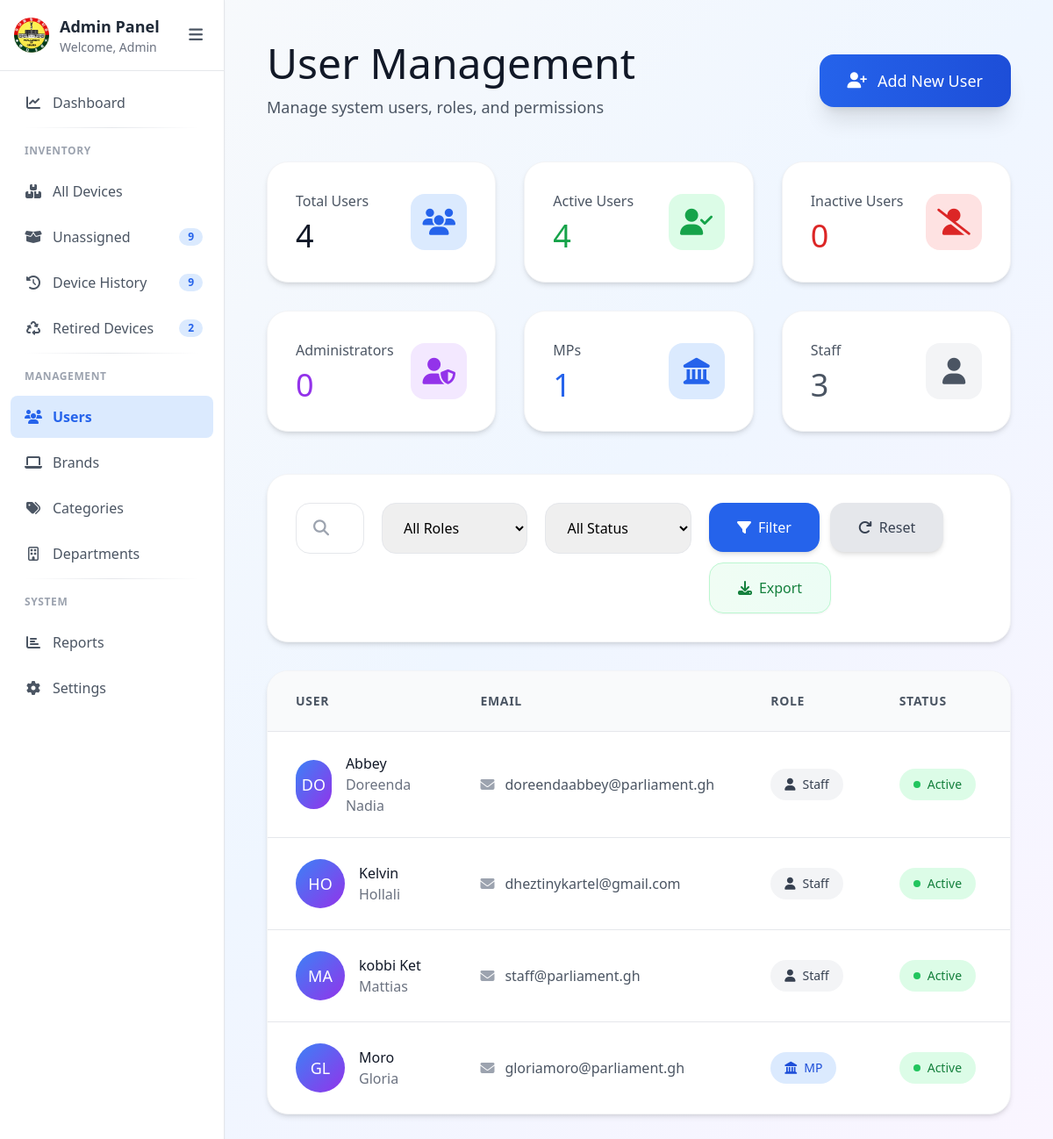
The page /users.php on the database its author committed.
### tables this page shows
CREATE TABLE `users` (
  `id` int(11) NOT NULL,
  `firstname` varchar(50) NOT NULL,
  `lastname` varchar(100) NOT NULL,
  `email` varchar(100) NOT NULL,
  `role` enum('admin','staff','mp') NOT NULL DEFAULT 'staff',
  `status` enum('active','inactive') NOT NULL DEFAULT 'active',
  `created_at` timestamp NULL DEFAULT current_timestamp(),
  `updated_at` timestamp NULL DEFAULT current_timestamp() ON UPDATE current_timestamp()
);

### users.php (the view, shortened to what this page needs)
<?php
$db = new Database();
$conn = $db->getConnection();
$search = trim($_GET['search'] ?? '');
$page = max(1, (int) ($_GET['page'] ?? 1));
$limit = isset($_GET['limit']) && in_array((int) $_GET['limit'], [10, 25, 50, 100])
    ? (int) $_GET['limit']
    : 10;
$offset = ($page - 1) * $limit;
$whereConditions = [];
$params = [];
$types = "";
$whereClause = !empty($whereConditions)
    ? " WHERE " . implode(" AND ", $whereConditions)
    : "";
$countSql = "SELECT COUNT(*) as total FROM users" . $whereClause;
$stmt = $conn->prepare($countSql);
$stmt->execute();
$countResult = $stmt->get_result();
$totalUsers = $countResult->fetch_assoc()['total'];
$activeSql = "SELECT COUNT(*) as count FROM users" . $whereClause . ($whereClause ? " AND " : " WHERE ") . "status = 'active'";
$stmt = $conn->prepare($activeSql);
$stmt->execute();
$activeResult = $stmt->get_result();
$activeUsers = $activeResult->fetch_assoc()['count'];
$adminSql = "SELECT COUNT(*) as count FROM users" . $whereClause . ($whereClause ? " AND " : " WHERE ") . "role = 'admin'";
$stmt = $conn->prepare($adminSql);
$stmt->execute();
$adminResult = $stmt->get_result();
$adminUsers = $adminResult->fetch_assoc()['count'];
$mpSql = "SELECT COUNT(*) as count FROM users" . $whereClause . ($whereClause ? " AND " : " WHERE ") . "role = 'mp'";
$stmt = $conn->prepare($mpSql);
$stmt->execute();
$mpResult = $stmt->get_result();
$mpUsers = $mpResult->fetch_assoc()['count'];
$staffSql = "SELECT COUNT(*) as count FROM users" . $whereClause . ($whereClause ? " AND " : " WHERE ") . "role = 'staff'";
$stmt = $conn->prepare($staffSql);
$stmt->execute();
$staffResult = $stmt->get_result();
$staffUsers = $staffResult->fetch_assoc()['count'];
$sql = "SELECT * FROM users" . $whereClause . " ORDER BY id DESC LIMIT ? OFFSET ?";
$params[] = $limit;
$params[] = $offset;
$types .= "ii";
$stmt = $conn->prepare($sql);
if (!empty($params)) {
    $stmt->bind_param($types, ...$params);
}
$stmt->execute();
$result = $stmt->get_result();
$users = $result->fetch_all(MYSQLI_ASSOC);
?>
<!DOCTYPE html>
<html lang="en">
<head>
    <script src="https://cdn.tailwindcss.com"></script>
    <link rel="stylesheet" href="https://cdnjs.cloudflare.com/ajax/libs/font-awesome/6.5.1/css/all.min.css">
</head>
<body class="bg-gradient-to-br from-gray-50 via-blue-50 to-purple-50 min-h-screen">
    <?php include 'sidebar.php'; ?>
    <main id="mainContent" class="p-6 md:p-12 max-w-[1600px] mx-auto">
        <div class="mb-12">
            <div class="flex flex-col md:flex-row md:items-center md:justify-between gap-6">
                <div>
                    <h1 class="text-4xl md:text-5xl font-medium text-gray-900 mb-3">User Management</h1>
                    <p class="text-lg text-gray-600">Manage system users, roles, and permissions</p>
                </div>
                <button onclick="openAddModal()"
                    class="inline-flex items-center justify-center px-8 py-4 bg-gradient-to-r from-blue-600 to-blue-700 text-white text-lg rounded-2xl hover:from-blue-700 hover:to-blue-800 transition-all shadow-xl hover:shadow-2xl transform hover:-translate-y-1">
                    <i class="fas fa-user-plus mr-3"></i>
                    Add New User
                </button>
            </div>
        </div>
        <div class="grid grid-cols-1 md:grid-cols-2 lg:grid-cols-3 xl:grid-cols-6 gap-8 mb-12">
            <div class="bg-white rounded-3xl shadow-md hover:shadow-xl transition-shadow p-8 border border-gray-100">
                <div class="flex items-center justify-between">
                    <div>
                        <p class="text-base text-gray-600 mb-2">Total Users</p>
                        <p class="text-4xl font-medium text-gray-900"><?= $totalUsers ?></p>
                    </div>
                    <div class="w-16 h-16 bg-blue-100 rounded-2xl flex items-center justify-center">
                        <i class="fas fa-users text-3xl text-blue-600"></i>
                    </div>
                </div>
            </div>
            <div class="bg-white rounded-3xl shadow-md hover:shadow-xl transition-shadow p-8 border border-gray-100">
                <div class="flex items-center justify-between">
                    <div>
                        <p class="text-base text-gray-600 mb-2">Active Users</p>
                        <p class="text-4xl font-medium text-green-600"><?= $activeUsers ?></p>
                    </div>
                    <div class="w-16 h-16 bg-green-100 rounded-2xl flex items-center justify-center">
                        <i class="fas fa-user-check text-3xl text-green-600"></i>
                    </div>
                </div>
            </div>
            <div class="bg-white rounded-3xl shadow-md hover:shadow-xl transition-shadow p-8 border border-gray-100">
                <div class="flex items-center justify-between">
                    <div>
                        <p class="text-base text-gray-600 mb-2">Inactive Users</p>
                        <p class="text-4xl font-medium text-red-600"><?= $totalUsers - $activeUsers ?></p>
                    </div>
                    <div class="w-16 h-16 bg-red-100 rounded-2xl flex items-center justify-center">
                        <i class="fas fa-user-slash text-3xl text-red-600"></i>
                    </div>
                </div>
            </div>
            <div class="bg-white rounded-3xl shadow-md hover:shadow-xl transition-shadow p-8 border border-gray-100">
                <div class="flex items-center justify-between">
                    <div>
                        <p class="text-base text-gray-600 mb-2">Administrators</p>
                        <p class="text-4xl font-medium text-purple-600"><?= $adminUsers ?></p>
                    </div>
                    <div class="w-16 h-16 bg-purple-100 rounded-2xl flex items-center justify-center">
                        <i class="fas fa-user-shield text-3xl text-purple-600"></i>
                    </div>
                </div>
            </div>
            <div class="bg-white rounded-3xl shadow-md hover:shadow-xl transition-shadow p-8 border border-gray-100">
                <div class="flex items-center justify-between">
                    <div>
                        <p class="text-base text-gray-600 mb-2">MPs</p>
                        <p class="text-4xl font-medium text-blue-600"><?= $mpUsers ?></p>
                    </div>
                    <div class="w-16 h-16 bg-blue-100 rounded-2xl flex items-center justify-center">
                        <i class="fas fa-landmark text-3xl text-blue-600"></i>
                    </div>
                </div>
            </div>
            <div class="bg-white rounded-3xl shadow-md hover:shadow-xl transition-shadow p-8 border border-gray-100">
                <div class="flex items-center justify-between">
                    <div>
                        <p class="text-base text-gray-600 mb-2">Staff</p>
                        <p class="text-4xl font-medium text-gray-600"><?= $staffUsers ?></p>
                    </div>
                    <div class="w-16 h-16 bg-gray-100 rounded-2xl flex items-center justify-center">
                        <i class="fas fa-user text-3xl text-gray-600"></i>
                    </div>
                </div>
            </div>
        </div>
        <div class="bg-white rounded-3xl shadow-md border border-gray-100 p-8 mb-8">
            <form method="GET" class="flex flex-col md:flex-row gap-5">
                <div class="flex-1">
                    <div class="relative">
                        <i
                            class="fas fa-search absolute left-5 top-1/2 transform -translate-y-1/2 text-gray-400 text-lg"></i>
                        <input type="text" name="search" value="<?= htmlspecialchars($search) ?>"
                            placeholder="Search by username, name, or email..." autocomplete="off"
                            class="w-full pl-14 pr-5 py-4 text-base border border-gray-200 rounded-2xl focus:outline-none focus:ring-2 focus:ring-blue-500 focus:border-transparent transition">
                    </div>
                </div>
                <div class="w-full md:w-56">
                    <select name="role"
                        class="w-full px-5 py-4 text-base border border-gray-200 rounded-2xl focus:outline-none focus:ring-2 focus:ring-blue-500 focus:border-transparent transition">
                        <option value="">All Roles</option>
                    </select>
                </div>
                <div class="w-full md:w-56">
                    <select name="status"
                        class="w-full px-5 py-4 text-base border border-gray-200 rounded-2xl focus:outline-none focus:ring-2 focus:ring-blue-500 focus:border-transparent transition">
                        <option value="">All Status</option>
                    </select>
                </div>
                <div class="flex gap-3 flex-wrap items-center">
                    <button type="submit"
                        class="px-8 py-4 text-base bg-blue-600 text-white rounded-2xl hover:bg-blue-700 transition-colors shadow-md hover:shadow-lg">
                        <i class="fas fa-filter mr-2"></i>Filter
                    </button>
                    <a href="users.php"
                        class="px-8 py-4 text-base bg-gray-200 text-gray-700 rounded-2xl hover:bg-gray-300 transition-colors inline-flex items-center shadow-md hover:shadow-lg">
                        <i class="fas fa-redo mr-2"></i>Reset
                    </a>
                    <a href="export_users.php?<?= http_build_query($_GET) ?>" class="px-8 py-4 bg-gradient-to-r from-green-50 to-emerald-50 border border-green-200 text-green-700 rounded-2xl
               hover:from-green-100 hover:to-emerald-100 hover:border-green-300 transition-all duration-200
               inline-flex items-center gap-2 shadow-sm hover:shadow">
                        <i class="fas fa-download"></i>
                        <span>Export</span>
                    </a>
                </div>
            </form>
        </div>
        <div class="bg-white rounded-3xl shadow-md border border-gray-100 overflow-hidden">
            <div class="overflow-x-auto">
                <table class="w-full">
                    <thead>
                        <tr class="bg-gray-50 border-b border-gray-200">
                            <th class="px-8 py-6 text-left text-sm text-gray-600 uppercase tracking-wider">
                                User
                            </th>
                            <th class="px-8 py-6 text-left text-sm text-gray-600 uppercase tracking-wider">
                                Email
                            </th>
                            <th class="px-8 py-6 text-left text-sm text-gray-600 uppercase tracking-wider">
                                Role
                            </th>
                            <th class="px-8 py-6 text-left text-sm text-gray-600 uppercase tracking-wider">
                                Status
                            </th>
                            <th class="px-8 py-6 text-right text-sm text-gray-600 uppercase tracking-wider">
                            </th>
                        </tr>
                    </thead>
                    <tbody class="divide-y divide-gray-200">
                        <?php if (!empty($users)): ?>
                            <?php foreach ($users as $user): ?>
                                <tr class="hover:bg-gray-50 transition-colors">
                                    <td class="px-8 py-6">
                                        <div class="flex items-center gap-4">
                                            <div
                                                class="w-14 h-14 bg-gradient-to-br from-blue-500 to-purple-600 rounded-full flex items-center justify-center text-white text-lg">
                                                <?= strtoupper(substr($user['firstname'], 0, 2)) ?>
                                            </div>
                                            <div>
                                                <p class="text-gray-900 text-base">
                                                    <?= htmlspecialchars($user['lastname']) ?>
                                                </p>
                                                <p class="text-base text-gray-500">
                                                    <?= htmlspecialchars($user['firstname']) ?>
                                                </p>
                                            </div>
                                        </div>
                                    </td>
                                    <td class="px-8 py-6">
                                        <div class="flex items-center text-gray-600">
                                            <i class="fas fa-envelope text-gray-400 mr-3 text-base"></i>
                                            <span class="text-base"><?= htmlspecialchars($user['email']) ?></span>
                                        </div>
                                    </td>
                                    <td class="px-8 py-6">
                                        <?php if ($user['role'] === 'admin'): ?>
                                            <span
                                                class="inline-flex items-center px-4 py-2 rounded-full text-sm bg-purple-100 text-purple-700">
                                                <i class="fas fa-shield-alt mr-2"></i>Admin
                                            </span>
                                        <?php elseif ($user['role'] === 'mp'): ?>
                                            <span
                                                class="inline-flex items-center px-4 py-2 rounded-full text-sm bg-blue-100 text-blue-700">
                                                <i class="fas fa-landmark mr-2"></i>MP
                                            </span>
                                        <?php else: ?>
                                            <span
                                                class="inline-flex items-center px-4 py-2 rounded-full text-sm bg-gray-100 text-gray-700">
                                                <i class="fas fa-user mr-2"></i>Staff
                                            </span>
                                        <?php endif; ?>
                                    </td>
                                    <td class="px-8 py-6">
                                        <?php if ($user['status'] === 'active'): ?>
                                            <span
                                                class="inline-flex items-center px-4 py-2 rounded-full text-sm bg-green-100 text-green-700">
                                                <span class="w-2 h-2 bg-green-500 rounded-full mr-2"></span>Active
                                            </span>
                                        <?php endif; ?>
                                    </td>
                                    <td class="px-8 py-6">
                                    </td>
                                </tr>
                            <?php endforeach; ?>
                        <?php endif; ?>
                    </tbody>
                </table>
            </div>
        </div>
    </main>
</body>
</html>

### sidebar.php (style rules this page uses)
#mainContent { margin-left: 16rem; transition: margin-left 0.3s ease; }

### rows shown on the page
users: firstname "DO", lastname "Abbey", firstname "Doreenda Nadia", email "doreendaabbey@parliament.gh", role "staff" (drawn), status "active" (drawn)
users: firstname "HO", lastname "Kelvin", firstname "Hollali", email "dheztinykartel@gmail.com", role "staff" (drawn), status "active" (drawn)
users: firstname "MA", lastname "kobbi Ket", firstname "Mattias", email "staff@parliament.gh", role "staff" (drawn), status "active" (drawn)
users: firstname "GL", lastname "Moro", firstname "Gloria", email "gloriamoro@parliament.gh", role "mp" (drawn), status "active" (drawn)

### other values the page prints
$_SESSION['full_name'] "Admin"
$c "9"
$c "2"
$totalUsers "4"
$activeUsers "4"
$totalUsers - $activeUsers "0"
$adminUsers "0"
$mpUsers "1"
$staffUsers "3"
